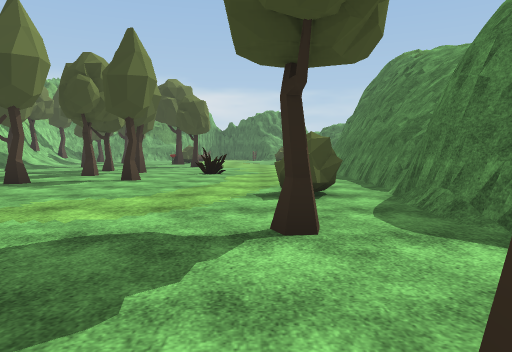
View 1 (above)

24 first-person views from a walk through a scene from a Unity 3-D project. The camera is 1.3 m above the floor, tilts 4° down and sees 70° across. The floor is counted in squares, 2 m on a side. Each view is taken from the middle of a square. On the plan, view 1 faces up. The plan holds only what a view shows up to about 11 squares ahead; the rest is blank. The place goes on beyond the plan. Some animated figures are left out. Some surface patterns are stand-ins.

View 2
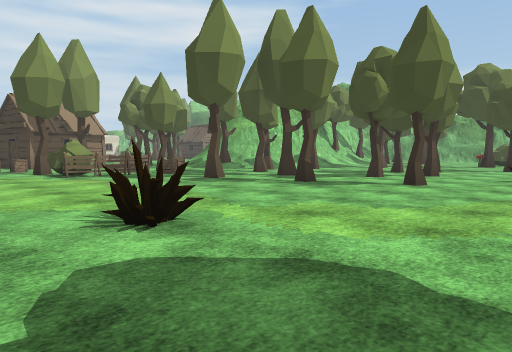

View 3
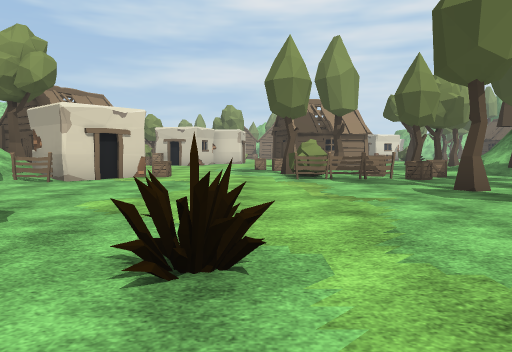

View 4
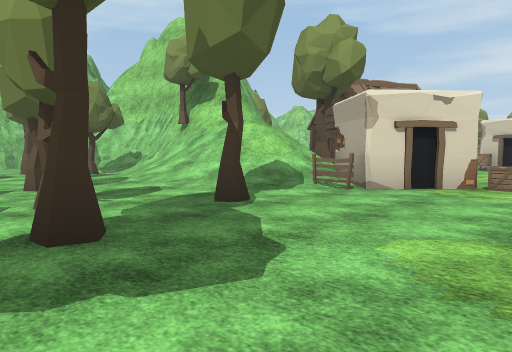

View 5
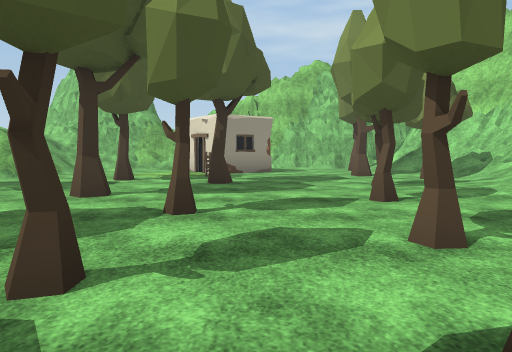

View 6
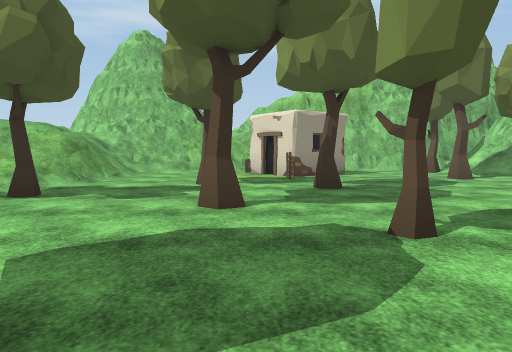

View 7
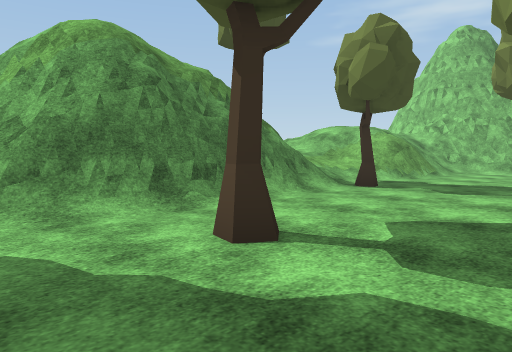

View 8
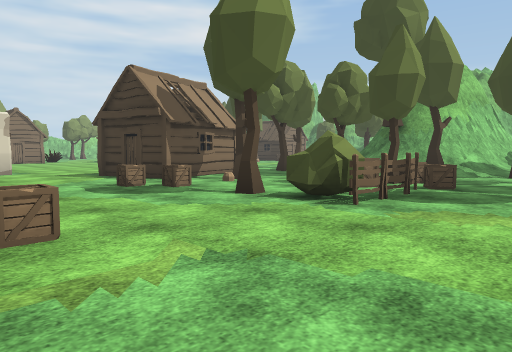

View 9
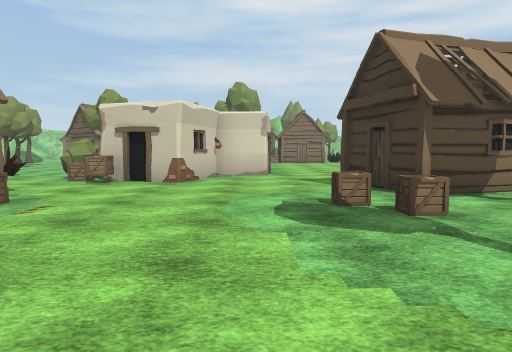

View 10
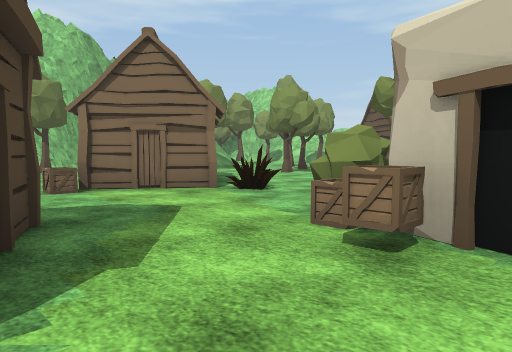

View 11
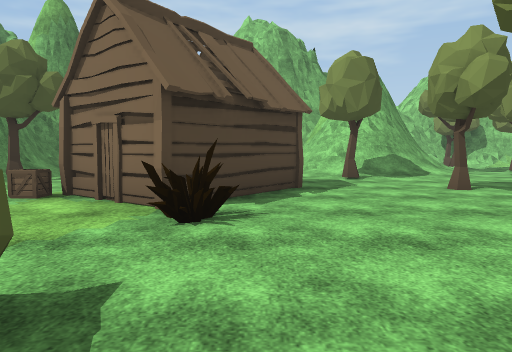

View 12
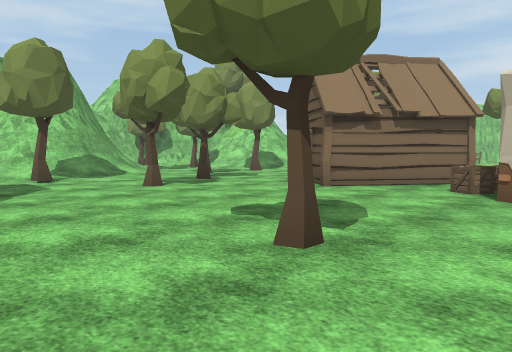

View 13
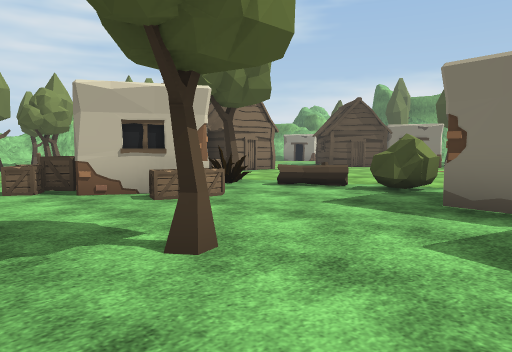

View 14
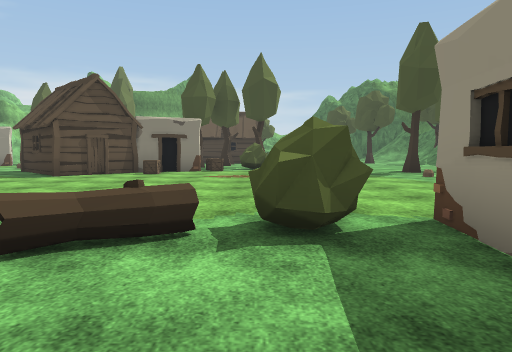

View 15
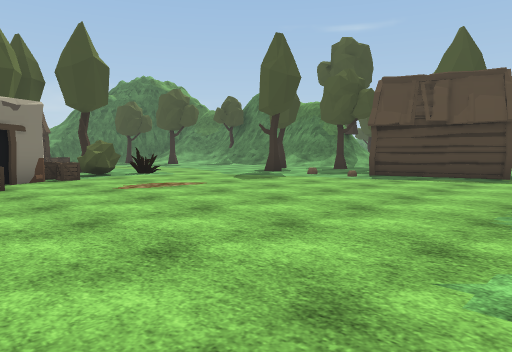

View 16
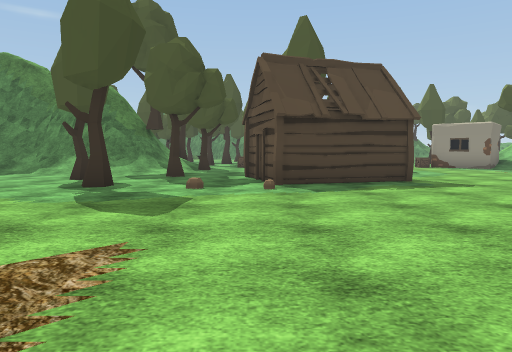

View 17
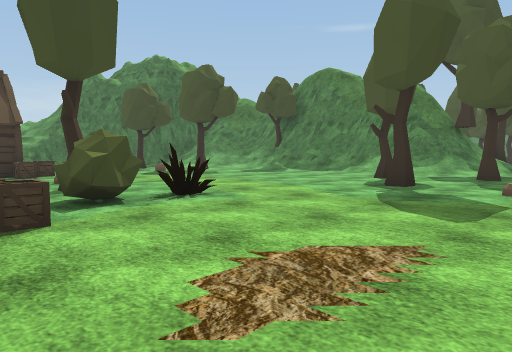

View 18
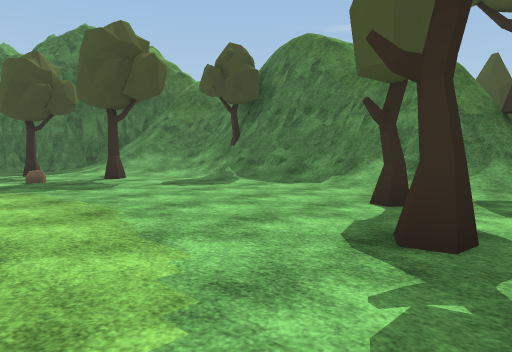

View 19
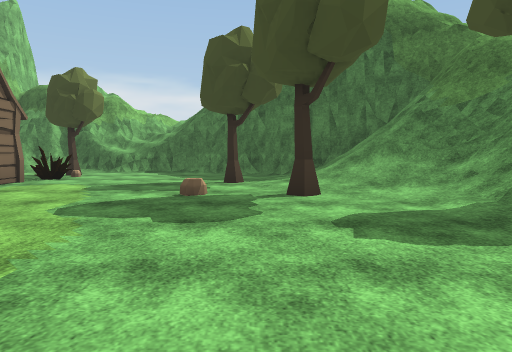

View 20
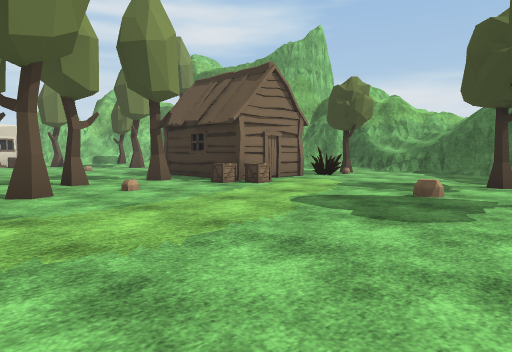

View 21
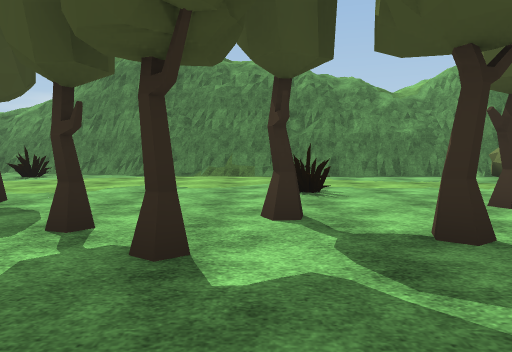

View 22
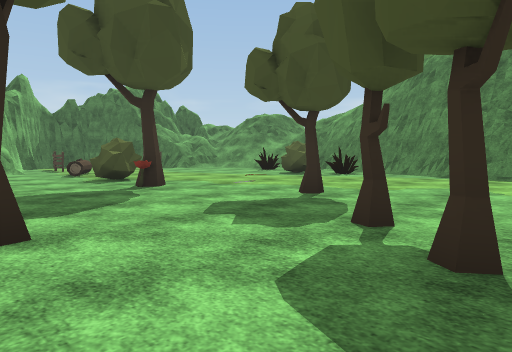

View 23
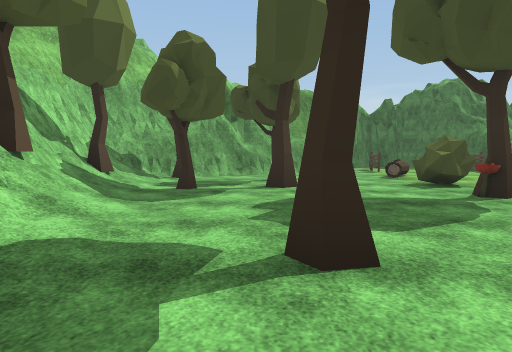

View 24
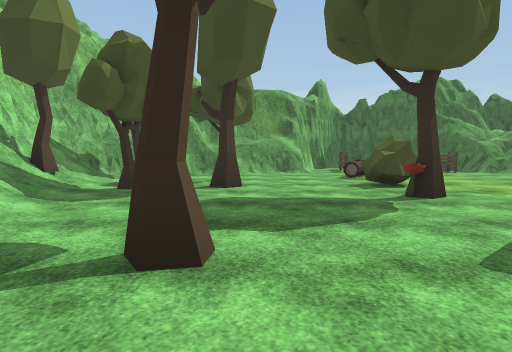

### Floor plan
Key: @ floor where view 1 was taken; # wall or solid block; . main floor; : floor 2.75 m higher than the main floor; + floor 4.5 m higher than the main floor; * floor 5.25 m higher than the main floor; / step, stairs or slope; = window, fence, low wall or low ledge; ^ raised ledge; v drop or lower ground; T tree; B bush; F fence; H hut; L log; O other object.
Columns run from 26 left of view 1 to 6 right of it. Each row starts with its distance up from view 1.
 24                      ##
 23     /^####         ###.O  O##
 22    .T....###    ####.... ../
 21    ..O..../### ##T....LL...
 20     .....T///###//.T.......
 19   HHH.....//=###T/.T..BB....  #
 18     H.....//=####/T........BB.#
 17 ....OO....T/##  #/....T.....O.#
 16 ...T......../T  #/....O.......#
 15 ............/#   /...........##
 14 ...T......../#   /.T....T....#
 13   T.T......./#  #/....T......#
 12   OBBO....../####/T..T.......#
 11   OOB.....T./####/ ....T.....#
 10 H#.......T..//T#TT ......O.  #
  9 HO.........T./T//.T...T......#
  8 ................O...T..T.....#
  7 ..........HH....TO...T.......#
  6 .........H H.T.OOF.T.......B.#
  5 .......... H....BF.........B##
  4 ..........H..O.TBF..........#
  3 .............O.........O..T.#
  2 .O.LBBO#....................
  1  T.L..###O......O....... ..T
  0   ..... ##......#....... .@..
 -1   OO.... #O..O O##F...T....../#=
 -2 O#......BO..H   #//.T...T..T.#v*
 -3 .O...T.....HH HT////..T......#v*
 -4 H........... HH ////....T....##+
 -5  H......H...    ////.T...T...=TT
 -6 H.......HHO    ##///........T/=
 -7 ....T..H  ..    #T//.T..T....///
 -8 ..T....HH  ..   ##/T......T..////
 -9 .T...T.    .T    #/.T...O....////
-10  ..///.     /#   ##/....O....//:
-11 .//##//     /#   ##/...O#..../
-12 .O####/      ##   #/T..  O ///

Positions as (right, up) in squares from view 1, and headings:
1: (0, 0), facing up
2: (0, 1), facing up-left
3: (-1, 3), facing left
4: (-3, 2), facing down-left
5: (-3, 0), facing down
6: (-1, -1), facing down
7: (-1, 0), facing down-right
8: (-7, 0), facing up-left
9: (-9, 2), facing left
10: (-14, 0), facing down-left
11: (-19, -1), facing down
12: (-19, -1), facing down-left
13: (-19, -4), facing up-left
14: (-22, -1), facing up
15: (-26, 2), facing up-right
16: (-24, 7), facing right
17: (-24, 7), facing up-right
18: (-20, 9), facing up-right
19: (-17, 12), facing up
20: (-16, 12), facing up-left
21: (-7, 11), facing right
22: (-7, 11), facing up-right
23: (-7, 12), facing up
24: (-6, 12), facing up
